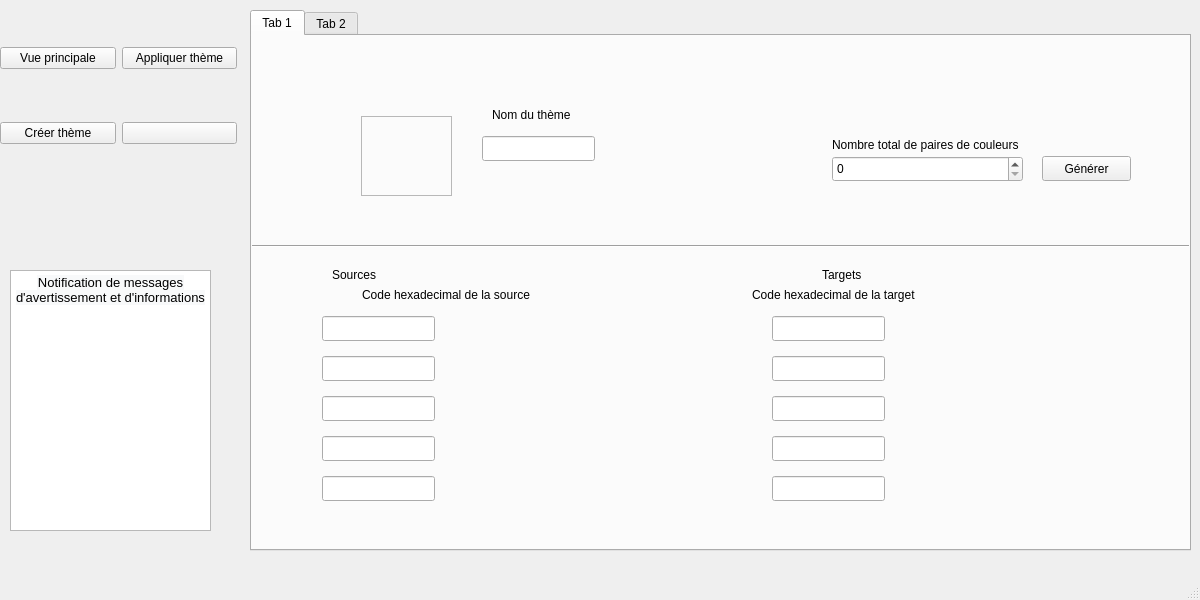
<?xml version="1.0" encoding="UTF-8"?>
<ui version="4.0">
 <class>MainWindow</class>
 <widget class="QMainWindow" name="MainWindow">
  <property name="geometry">
   <rect>
    <x>0</x>
    <y>0</y>
    <width>1200</width>
    <height>600</height>
   </rect>
  </property>
  <property name="windowTitle">
   <string>MainWindow</string>
  </property>
  <widget class="QWidget" name="centralwidget">
   <widget class="QWidget" name="gridLayoutWidget">
    <property name="geometry">
     <rect>
      <x>250</x>
      <y>10</y>
      <width>941</width>
      <height>541</height>
     </rect>
    </property>
    <layout class="QGridLayout" name="gridLayout">
     <item row="0" column="0">
      <widget class="QTabWidget" name="tabWidget">
       <property name="currentIndex">
        <number>0</number>
       </property>
       <widget class="QWidget" name="tab_3">
        <attribute name="title">
         <string>Tab 1</string>
        </attribute>
        <widget class="Line" name="line">
         <property name="geometry">
          <rect>
           <x>0</x>
           <y>200</y>
           <width>941</width>
           <height>20</height>
          </rect>
         </property>
         <property name="orientation">
          <enum>Qt::Horizontal</enum>
         </property>
        </widget>
        <widget class="QLabel" name="label_2">
         <property name="geometry">
          <rect>
           <x>240</x>
           <y>70</y>
           <width>201</width>
           <height>17</height>
          </rect>
         </property>
         <property name="text">
          <string>Nom du thème</string>
         </property>
        </widget>
        <widget class="QLabel" name="label_3">
         <property name="geometry">
          <rect>
           <x>580</x>
           <y>100</y>
           <width>261</width>
           <height>17</height>
          </rect>
         </property>
         <property name="text">
          <string>Nombre total de paires de couleurs</string>
         </property>
        </widget>
        <widget class="QLineEdit" name="lineEdit">
         <property name="geometry">
          <rect>
           <x>230</x>
           <y>100</y>
           <width>113</width>
           <height>25</height>
          </rect>
         </property>
        </widget>
        <widget class="QSpinBox" name="spinBox">
         <property name="geometry">
          <rect>
           <x>580</x>
           <y>120</y>
           <width>191</width>
           <height>26</height>
          </rect>
         </property>
        </widget>
        <widget class="QPushButton" name="pushButton_5">
         <property name="geometry">
          <rect>
           <x>790</x>
           <y>120</y>
           <width>89</width>
           <height>25</height>
          </rect>
         </property>
         <property name="text">
          <string>Générer</string>
         </property>
        </widget>
        <widget class="QFrame" name="frame">
         <property name="geometry">
          <rect>
           <x>109</x>
           <y>80</y>
           <width>91</width>
           <height>80</height>
          </rect>
         </property>
         <property name="styleSheet">
          <string notr="true">image: url(:/new/prefix1/image_icon.png)</string>
         </property>
         <property name="frameShape">
          <enum>QFrame::StyledPanel</enum>
         </property>
         <property name="frameShadow">
          <enum>QFrame::Raised</enum>
         </property>
        </widget>
        <widget class="QLineEdit" name="lineEdit_2">
         <property name="geometry">
          <rect>
           <x>70</x>
           <y>280</y>
           <width>113</width>
           <height>25</height>
          </rect>
         </property>
        </widget>
        <widget class="QLineEdit" name="lineEdit_3">
         <property name="geometry">
          <rect>
           <x>70</x>
           <y>320</y>
           <width>113</width>
           <height>25</height>
          </rect>
         </property>
        </widget>
        <widget class="QLineEdit" name="lineEdit_4">
         <property name="geometry">
          <rect>
           <x>70</x>
           <y>360</y>
           <width>113</width>
           <height>25</height>
          </rect>
         </property>
        </widget>
        <widget class="QLineEdit" name="lineEdit_5">
         <property name="geometry">
          <rect>
           <x>70</x>
           <y>400</y>
           <width>113</width>
           <height>25</height>
          </rect>
         </property>
        </widget>
        <widget class="QLineEdit" name="lineEdit_6">
         <property name="geometry">
          <rect>
           <x>70</x>
           <y>440</y>
           <width>113</width>
           <height>25</height>
          </rect>
         </property>
        </widget>
        <widget class="QLabel" name="label_4">
         <property name="geometry">
          <rect>
           <x>80</x>
           <y>230</y>
           <width>201</width>
           <height>17</height>
          </rect>
         </property>
         <property name="text">
          <string>Sources</string>
         </property>
        </widget>
        <widget class="QLabel" name="label_5">
         <property name="geometry">
          <rect>
           <x>570</x>
           <y>230</y>
           <width>201</width>
           <height>17</height>
          </rect>
         </property>
         <property name="text">
          <string>Targets</string>
         </property>
        </widget>
        <widget class="QLabel" name="label_10">
         <property name="geometry">
          <rect>
           <x>110</x>
           <y>250</y>
           <width>301</width>
           <height>17</height>
          </rect>
         </property>
         <property name="text">
          <string>Code hexadecimal de la source</string>
         </property>
        </widget>
        <widget class="QLabel" name="label_16">
         <property name="geometry">
          <rect>
           <x>500</x>
           <y>250</y>
           <width>301</width>
           <height>17</height>
          </rect>
         </property>
         <property name="text">
          <string>Code hexadecimal de la target</string>
         </property>
        </widget>
        <widget class="QLineEdit" name="lineEdit_19">
         <property name="geometry">
          <rect>
           <x>520</x>
           <y>440</y>
           <width>113</width>
           <height>25</height>
          </rect>
         </property>
        </widget>
        <widget class="QLineEdit" name="lineEdit_20">
         <property name="geometry">
          <rect>
           <x>520</x>
           <y>320</y>
           <width>113</width>
           <height>25</height>
          </rect>
         </property>
        </widget>
        <widget class="QLineEdit" name="lineEdit_21">
         <property name="geometry">
          <rect>
           <x>520</x>
           <y>280</y>
           <width>113</width>
           <height>25</height>
          </rect>
         </property>
        </widget>
        <widget class="QLineEdit" name="lineEdit_22">
         <property name="geometry">
          <rect>
           <x>520</x>
           <y>400</y>
           <width>113</width>
           <height>25</height>
          </rect>
         </property>
        </widget>
        <widget class="QLineEdit" name="lineEdit_23">
         <property name="geometry">
          <rect>
           <x>520</x>
           <y>360</y>
           <width>113</width>
           <height>25</height>
          </rect>
         </property>
        </widget>
       </widget>
       <widget class="QWidget" name="tab_4">
        <attribute name="title">
         <string>Tab 2</string>
        </attribute>
       </widget>
      </widget>
     </item>
    </layout>
   </widget>
   <widget class="QWidget" name="gridLayoutWidget_2">
    <property name="geometry">
     <rect>
      <x>0</x>
      <y>0</y>
      <width>237</width>
      <height>191</height>
     </rect>
    </property>
    <layout class="QGridLayout" name="gridLayout_2">
     <item row="1" column="1">
      <widget class="QPushButton" name="pushButton">
       <property name="text">
        <string/>
       </property>
      </widget>
     </item>
     <item row="0" column="1">
      <widget class="QPushButton" name="pushButton_4">
       <property name="text">
        <string>Appliquer thème</string>
       </property>
      </widget>
     </item>
     <item row="0" column="0">
      <widget class="QPushButton" name="pushButton_3">
       <property name="text">
        <string>Vue principale</string>
       </property>
      </widget>
     </item>
     <item row="1" column="0">
      <widget class="QPushButton" name="pushButton_2">
       <property name="text">
        <string>Créer thème</string>
       </property>
      </widget>
     </item>
    </layout>
   </widget>
   <widget class="QWidget" name="verticalLayoutWidget">
    <property name="geometry">
     <rect>
      <x>10</x>
      <y>270</y>
      <width>201</width>
      <height>261</height>
     </rect>
    </property>
    <layout class="QVBoxLayout" name="verticalLayout">
     <item>
      <widget class="QTextEdit" name="textEdit_2">
       <property name="html">
        <string>&lt;!DOCTYPE HTML PUBLIC &quot;-//W3C//DTD HTML 4.0//EN&quot; &quot;http://www.w3.org/TR/REC-html40/strict.dtd&quot;&gt;
&lt;html&gt;&lt;head&gt;&lt;meta name=&quot;qrichtext&quot; content=&quot;1&quot; /&gt;&lt;meta charset=&quot;utf-8&quot; /&gt;&lt;style type=&quot;text/css&quot;&gt;
p, li { white-space: pre-wrap; }
&lt;/style&gt;&lt;/head&gt;&lt;body style=&quot; font-family:'Ubuntu'; font-size:11pt; font-weight:400; font-style:normal;&quot;&gt;
&lt;p align=&quot;center&quot; style=&quot; margin-top:0px; margin-bottom:0px; margin-left:0px; margin-right:0px; -qt-block-indent:0; text-indent:0px;&quot;&gt;&lt;span style=&quot; font-family:'Helvetica'; font-size:10pt; color:#000000; background-color:#f8f9fa;&quot;&gt;Notification de messages d'avertissement et d'informations&lt;/span&gt;&lt;/p&gt;&lt;/body&gt;&lt;/html&gt;</string>
       </property>
      </widget>
     </item>
    </layout>
   </widget>
  </widget>
  <widget class="QMenuBar" name="menubar">
   <property name="geometry">
    <rect>
     <x>0</x>
     <y>0</y>
     <width>1200</width>
     <height>22</height>
    </rect>
   </property>
  </widget>
  <widget class="QStatusBar" name="statusbar"/>
 </widget>
 <resources/>
 <connections/>
</ui>
